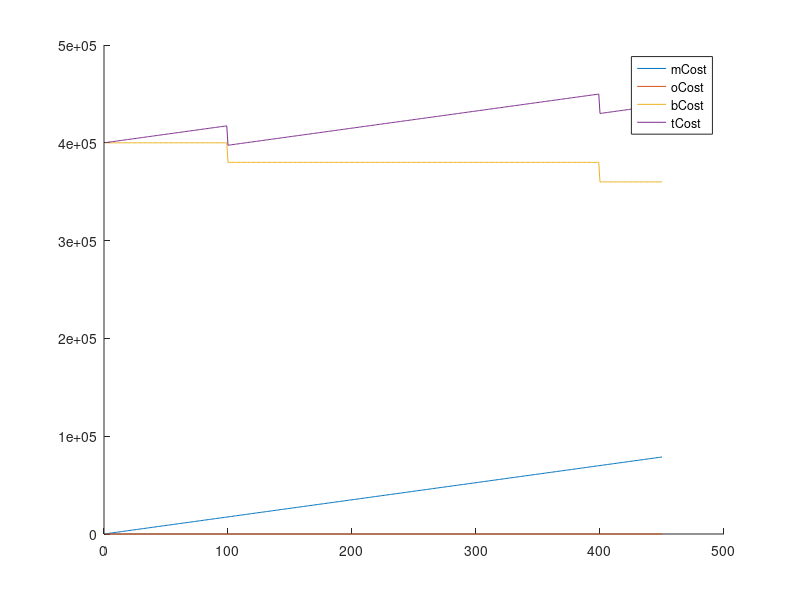

MATLAB code to generate this figure:
clear all;
clf;
close all;
clc;

%% Data
stones = 400;
costStone = 1400;
costOrder = 1000;

%% Graph

N = 450;
Q = zeros(1,N);
mCost = zeros(1,N);
oCost = zeros(1,N);
bCost = zeros(1,N);

for q=1:N
    Q(q) = q;
    mCost(q) = 0.25 * costStone * q / 2; 
    
    discount = 0;
    if( q >= 400)
        discount = 0.1;
    elseif( q >= 100)
        discount = 0.05;
    end;
    
    %oCost(q) = costOrder * (stones / q);
    bCost(q) = costOrder * (1 - discount) * stones;    
end

hold on;
plot(Q, mCost);
plot(Q, oCost);
plot(Q, bCost);
totalCost = bCost + oCost + mCost;
plot(Q, bCost + oCost + mCost);
legend("mCost", "oCost", "bCost", "tCost");

[minCost Qstar] = min(totalCost);


%% Simulation
% 
% N = 450;
% totals = ones(1, N ) * +Inf;
% totOrders = ones(1, N ) * +Inf;
% costoOrdines = ones(1, N ) * +Inf;
% costoMantenimentos = ones(1, N ) * +Inf;
% 
% for Qstar=3:1:N 
%     
%     Tstar = floor(Qstar/stones * 365);
%     
%     period = 1:1:365;
%     
%     maintenance = costStone * 0.25 / 365;
%     
%     daysToOrder = [1];
%     d = 1;
%     while(d < 365)
%         d = d + Tstar;
%         daysToOrder = [daysToOrder d];
%     end
%     
%     domanda = zeros(1, 365);
%     ordini = zeros(1, 365);
%     costoOrdini = zeros(1, 365);
%     giacenza = zeros(1, 365);
%     
%     left = stones;
%     
%     for d=1:365
%         domanda(d) = 400 / 365;
%         ordini(d) = 0;
%         if(~isempty(find(daysToOrder == d)))
%             ordini(d) = min([Qstar left]);
%             left = left - ordini(d);
%             discount = 0;
%             if(ordini(d) >= 400)
%                 discount = 0.10;
%             elseif(ordini(d) >= 100)
%                 discount = 0.05;
%             end
%             costoOrdini(d) = (costStone * (1 - discount))*ordini(d);
%         end
%         if(d == 1)
%             giacenza(d) = ordini(d) - domanda(d);
%         else
%             giacenza(d) = giacenza(d-1) + ordini(d) - domanda(d);
%         end
%     end
%     
%     %Totale Ordine
%     totOrdine = ordini * 1000;
%     %Costi mantenimento
%     costoMantenimento = giacenza * maintenance;
%      
%     totOrders(Qstar) = sum(costoOrdini);
%     costoMantenimentos(Qstar) = sum(costoMantenimento);
%     costoOrdines(Qstar) = ceil(stones/Qstar) * 1000;
%     
%     total = totOrders(Qstar) + costoMantenimentos(Qstar) + costoOrdines(Qstar);
%     
%     totals(Qstar) = total;
% end
% 
% 
% [minTotal minQstar] = min(totals)
% 
% figure(3);
% hold on;
% plot(1:N, costoMantenimentos);
% plot(1:N, costoOrdines);
% plot(1:N, totOrders);
% plot(1:N, totals);
% 
% legend("mCost", "oCost", "bCost", "tCost");
% 
% legend("totOrders", "costoMantenimentos", "costoOrdines", "totals");


